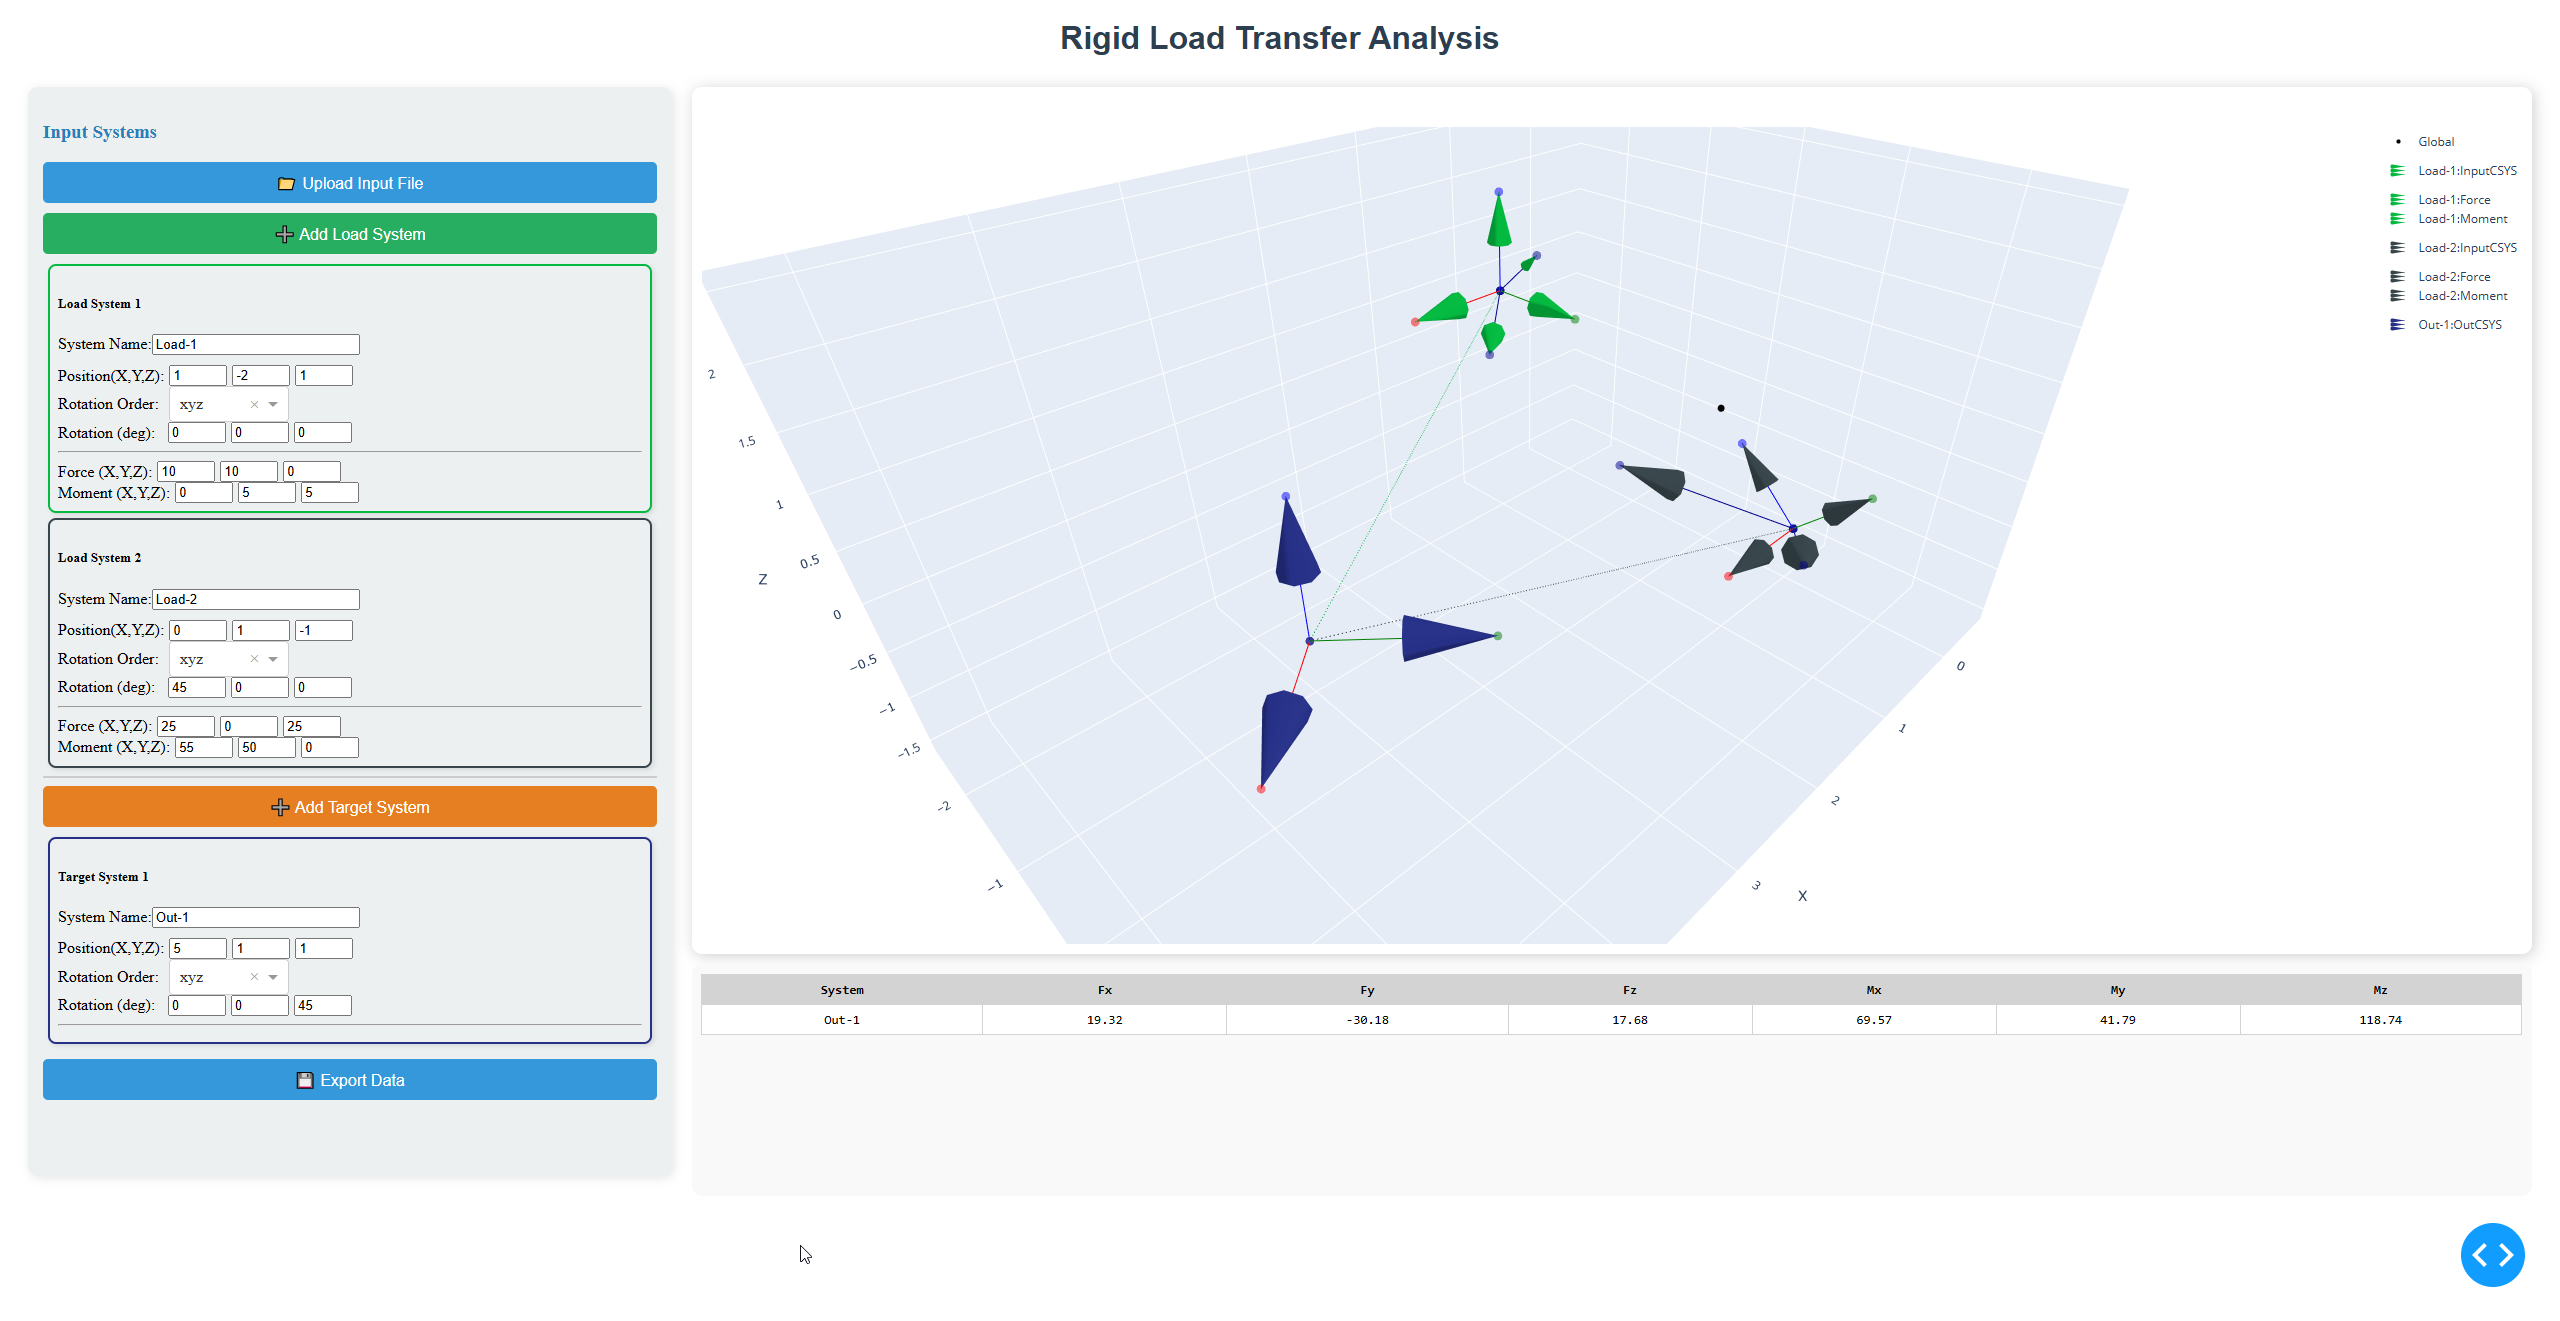

Source code (Python):
"""
@Author:    Pramod Kumar Yadav
@email:     pkyadav01234@gmail.com
@Date:      Feb, 2023
@status:    development
@PythonVersion: python3

"""
import dash
from dash import dcc, html, Input, Output, State, callback, dash_table, ALL
import plotly.graph_objects as go
import numpy as np
import json
import base64
import io
# import dash_daq as daq
import plot_3d as plot3d
import rigid_load_transfer as rlt

# ---------------------------------------- THEMES ----------------------------------------
PLOT_THEMES = {
    'default': {
        'bg_color': 'white',
        'grid_color': '#E5ECF6',
        'axis_color': 'black',
        'text_color': 'black'
    },
    'dark': {
        'bg_color': '#283442',
        'grid_color': '#3B4754',
        'axis_color': '#EBF0F8',
        'text_color': '#EBF0F8'
    },
    'minimal': {
        'bg_color': 'white',
        'grid_color': '#F5F5F5',
        'axis_color': '#666666',
        'text_color': '#666666'
    },
    'night': {
        'bg_color': '#1a1a1a',
        'grid_color': '#333333',
        'axis_color': '#999999',
        'text_color': '#cccccc'
    },
    'blueprint': {
        'bg_color': '#F0F8FF',
        'grid_color': '#B0C4DE',
        'axis_color': '#4682B4',
        'text_color': '#4682B4'
    }
}
# --------------------------------- Initialize Dash app ----------------------------------
# Initialize Dash app
app = dash.Dash(__name__, suppress_callback_exceptions=True)
server = app.server
# ---------------------------------------- layout ----------------------------------------
app.layout = html.Div([
    # html.Div([    
    html.H1("Rigid Load Transfer Analysis", style={
        'textAlign': 'center', 
        'color': '#2c3e50', 
        'fontFamily': 'Arial', 
        'marginBottom': '10px'
    }),
    
    dcc.Store(id='loads-store', data=[]),
    dcc.Store(id='targets-store', data=[]),
    dcc.Download(id="download-data"), 
    html.Div([
        html.Div([
            # html.H3("Input Systems", style={'color': '#2980b9'}),
            
            dcc.Upload(id='upload-data',
                children=html.Button('📁 Upload Input File', style={
                    'width': '100%', 
                    'backgroundColor': '#3498db', 
                    'color': 'white',
                    'border': 'none',
                    'padding': '10px',
                    'borderRadius': '5px',
                    'cursor': 'pointer',
                    'fontSize': '16px',
                    'marginBottom': '10px'
                }),multiple=False,),
                       
            html.Button('➕ Add Load System', id='add-load-btn', n_clicks=0, style={
                'width': '100%', 
                'backgroundColor': '#27ae60', 
                'color': 'white',
                'border': 'none',
                'padding': '10px',
                'borderRadius': '5px',
                'cursor': 'pointer',
                'fontSize': '16px'
            }),
            html.Div(id='load-inputs-container', style={'marginTop': '10px'}),
            html.Hr(style={'border': '1px solid #ccc'}),

            html.Button('➕ Add Target System', id='add-target-btn', n_clicks=0, style={
                'width': '100%', 
                'backgroundColor': '#e67e22', 
                'color': 'white',
                'border': 'none',
                'padding': '10px',
                'borderRadius': '5px',
                'cursor': 'pointer',
                'fontSize': '16px'
            }),
            html.Div(id='target-inputs-container', style={'marginTop': '10px'}),
            
            # Add the export button to your layout (in the input systems section)
            html.Button('💾 Export Data', id='export-btn', style={
                'width': '100%', 
                'backgroundColor': '#3498db', 
                'color': 'white',
                'border': 'none',
                'padding': '10px',
                'borderRadius': '5px',
                'cursor': 'pointer',
                'fontSize': '16px',
                'marginTop': '10px'
            }),
         #--------------------------- Simplified theme selector using Plotly templates --------------------------
            # html.Div([
            #     html.Label("Select Theme:", style={'marginRight': '10px'}),
            #     dcc.Dropdown(
            #         id='theme-selector',
            #         options=[
            #             {'label': 'Plotly', 'value': 'plotly'},
            #             {'label': 'Plotly White', 'value': 'plotly_white'},
            #             {'label': 'Plotly Dark', 'value': 'plotly_dark'},
            #             {'label': 'ggplot2', 'value': 'ggplot2'},
            #             {'label': 'Seaborn', 'value': 'seaborn'},
            #             {'label': 'Simple White', 'value': 'simple_white'},
            #             {'label': 'None', 'value': 'none'}
            #         ],
            #         value='plotly',
            #         style={'width': '200px', 'alignItems': 'left',}
            #     ),
            # ], style={'display': 'flex', 'alignItems': 'center', 'gap': '10px'})

        # -------------------- Add theme selector --------------------
            html.Div([
                html.Label("Plot Theme:", style={'marginRight': '10px'}),
                dcc.Dropdown(
                    id='theme-selector',
                    options=[
                        {'label': 'Default', 'value': 'default'},
                        {'label': 'Dark', 'value': 'dark'},
                        {'label': 'Minimal', 'value': 'minimal'},
                        {'label': 'Night', 'value': 'night'},
                        {'label': 'Blueprint', 'value': 'blueprint'}
                    ], value='default', style={'width': '200px'}
                )
            ], style={'display': 'flex','alignItems': 'center','justifyContent': 'flex-end','padding': '10px 20px'
            }),
        #---------------------------------------------------------------------------------------------------
        ], style={
            'width': '25%', 
            'padding': '15px',
            'borderRadius': '10px',
            'backgroundColor': '#ecf0f1',
            'boxShadow': '2px 2px 10px rgba(0,0,0,0.1)',
            'height': '80vh',
            # 'height': '100%',
            'overflowY': 'auto'
        }),

        html.Div([
            dcc.Graph(id='3d-plot', style={
                'height': '80%', 
                'borderRadius': '10px', 
                'boxShadow': '2px 2px 15px rgba(0,0,0,0.2)',
                'backgroundColor': 'white',
                'padding': '10px'
            }),
            html.Div(id='results-container', style={
                'height': '20%',
                'marginTop': '10px', 
                'padding': '10px', 
                'borderRadius': '10px',
                'backgroundColor': '#f9f9f9'
            }),
            html.Footer('© 2025 Pramod Kumar Yadav (@iAmPramodYadav)'),
        ], style={'width': '75%', 'height': '80vh',}),
    ], style={'display': 'flex', 'justifyContent': 'space-between', 'gap': '20px', 'padding': '20px'})
])
# ---------------------------------------- Callbacks ----------------------------------------
# Callbacks for adding systems
@app.callback(
    Output('loads-store', 'data'),
    Input('add-load-btn', 'n_clicks'),
    State('loads-store', 'data'),
    prevent_initial_call=True
)
def add_load_system(n_clicks, data):
    new_load = {
        'name': f'Load System {len(data) + 1}',  # Default name
        'force': [0.0, 0.0, 0.0],
        'moment': [0.0, 0.0, 0.0],
        'euler_angles': [0.0, 0.0, 0.0],
        'rotation_order': 'xyz',
        'translation': [0.0, 0.0, 0.0],
        'color': {'hex': f'#{np.random.randint(0, 0xFFFFFF):06x}'}
    }
    return data + [new_load]

@app.callback(
    Output('targets-store', 'data'),
    Input('add-target-btn', 'n_clicks'),
    State('targets-store', 'data'),
    prevent_initial_call=True
)
def add_target_system(n_clicks, data):
    new_target = {
        'name': f'Target System {len(data) + 1}',  # Default name
        'euler_angles': [0.0, 0.0, 0.0],
        'rotation_order': 'xyz',
        'translation': [0.0, 0.0, 0.0],
        'color': {'hex': f'#{np.random.randint(0, 0xFFFFFF):06x}'}
    }
    return data + [new_target]

# Input components callback
@app.callback(
    [Output('load-inputs-container', 'children'),
     Output('target-inputs-container', 'children')],
    [Input('loads-store', 'data'),
     Input('targets-store', 'data')]
)
def update_input_components(loads, targets):
    def create_controls(items, input_type):
        controls = []
        for i, item in enumerate(items):
            # Handle legacy color format
            if isinstance(item['color'], str):
                item['color'] = {'hex': item['color']}

            system_color = item['color']['hex']

            controls.append(
                    html.Div([
                    html.H5(f"{input_type.capitalize()} System {i+1}"),
                    html.Div([
                        html.Label("System Name:"),
                        dcc.Input(
                            value=item.get('name', f'{input_type.capitalize()} System {i+1}'),
                            type='text',
                            id={'type': 'name', 'index': i, 'input-type': input_type},
                            style={'width': '200px'})
                    ], style={'marginBottom': '10px'}),
                        
                    html.Div([
                        html.Label("Position(X,Y,Z):"),
                        dcc.Input(value=item['translation'][0], type='number',
                                 id={'type': 'tx', 'index': i, 'input-type': input_type},style={'width': '50px'}),
                        dcc.Input(value=item['translation'][1], type='number',
                                 id={'type': 'ty', 'index': i, 'input-type': input_type},style={'width': '50px'}),
                        dcc.Input(value=item['translation'][2], type='number',
                                 id={'type': 'tz', 'index': i, 'input-type': input_type},style={'width': '50px'}),
                    ], className='input-group',style={'display': 'flex', 'alignItems': 'center', 'gap': '5px'}),
                    # html.Hr(),
                    html.Div([
                        # Rotation order with inline label and dropdown
                        html.Div([
                            html.Label("Rotation Order:", style={'minWidth': '100px'}),
                            dcc.Dropdown(
                                options=['xyz', 'xzy', 'yxz', 'yzx', 'zxy', 'zyx'],
                                value=item['rotation_order'],
                                id={'type': 'rot-order', 'index': i, 'input-type': input_type},
                                style={'width': '120px'}
                            )
                        ], style={'display': 'flex', 'alignItems': 'center', 'gap': '10px'})
                    ], className='input-group', style={'flex': '1'}),
                        
                    html.Div([
                        # Rotation degrees with inline label and inputs
                        html.Div([
                            html.Label("Rotation (deg):", style={'minWidth': '100px'}),
                            html.Div([  # Container for inputs
                                dcc.Input(value=np.array(item['euler_angles'][0]), type='number',
                                         id={'type': 'rx', 'index': i, 'input-type': input_type},style={'width': '50px'}),
                                dcc.Input(value=np.array(item['euler_angles'][1]), type='number',
                                         id={'type': 'ry', 'index': i, 'input-type': input_type},style={'width': '50px'}),
                                dcc.Input(value=np.array(item['euler_angles'][2]), type='number',
                                         id={'type': 'rz', 'index': i, 'input-type': input_type},style={'width': '50px'}),
                            ], style={'display': 'flex', 'gap': '5px'})
                        ], style={'display': 'flex', 'alignItems': 'center', 'gap': '10px'})
                    ], className='input-group', style={'flex': '1'}),
                    html.Hr(),
                        
                    html.Div([
                        html.Label("Force (X,Y,Z):"),
                        dcc.Input(value=item.get('force', [0,0,0])[0], type='number',
                                 id={'type': 'fx', 'index': i, 'input-type': input_type}, style={'width': '50px'}),
                        dcc.Input(value=item.get('force', [0,0,0])[1], type='number',
                                 id={'type': 'fy', 'index': i, 'input-type': input_type}, style={'width': '50px'}),
                        dcc.Input(value=item.get('force', [0,0,0])[2], type='number',
                                 id={'type': 'fz', 'index': i, 'input-type': input_type}, style={'width': '50px'}),
                    ], className='input-group', style={'display': 'flex', 'alignItems': 'center', 'gap': '5px'}) if input_type == 'load' else html.Div(hidden=True),
                        
                    html.Div([
                        html.Label("Moment (X,Y,Z):"),
                        dcc.Input(value=item.get('moment', [0,0,0])[0], type='number',
                                 id={'type': 'mx', 'index': i, 'input-type': input_type},style={'width': '50px'}),
                        dcc.Input(value=item.get('moment', [0,0,0])[1], type='number',
                                 id={'type': 'my', 'index': i, 'input-type': input_type},style={'width': '50px'}),
                        dcc.Input(value=item.get('moment', [0,0,0])[2], type='number',
                                 id={'type': 'mz', 'index': i, 'input-type': input_type},style={'width': '50px'}),
                    ], className='input-group', style={'display': 'flex', 'alignItems': 'center', 'gap': '5px'}) if input_type == 'load' else html.Div(hidden=True)
                ], style={
                    'border': f'2px solid {system_color}',
                    'borderRadius': '8px',
                    'padding': '8px',
                    'margin': '5px',
                    'boxShadow': '2px 2px 5px rgba(0,0,0,0.1)'
                })
            )
        return controls

    return create_controls(loads, 'load'), create_controls(targets, 'target')
# Input updates callback

@app.callback(
    [Output('loads-store', 'data', allow_duplicate=True),
     Output('targets-store', 'data', allow_duplicate=True)],
    [Input({'type': 'name', 'index': ALL, 'input-type': ALL}, 'value'),
     Input({'type': 'tx', 'index': ALL, 'input-type': ALL}, 'value'),
     Input({'type': 'ty', 'index': ALL, 'input-type': ALL}, 'value'),
     Input({'type': 'tz', 'index': ALL, 'input-type': ALL}, 'value'),
     Input({'type': 'rx', 'index': ALL, 'input-type': ALL}, 'value'),
     Input({'type': 'ry', 'index': ALL, 'input-type': ALL}, 'value'),
     Input({'type': 'rz', 'index': ALL, 'input-type': ALL}, 'value'),
     Input({'type': 'fx', 'index': ALL, 'input-type': ALL}, 'value'),
     Input({'type': 'fy', 'index': ALL, 'input-type': ALL}, 'value'),
     Input({'type': 'fz', 'index': ALL, 'input-type': ALL}, 'value'),
     Input({'type': 'mx', 'index': ALL, 'input-type': ALL}, 'value'),
     Input({'type': 'my', 'index': ALL, 'input-type': ALL}, 'value'),
     Input({'type': 'mz', 'index': ALL, 'input-type': ALL}, 'value'),
     Input({'type': 'rot-order', 'index': ALL, 'input-type': ALL}, 'value')],
    [State('loads-store', 'data'),
     State('targets-store', 'data')],
    prevent_initial_call=True
)
def update_stores(name,tx, ty, tz, rx, ry, rz, 
                 fx, fy, fz, mx, my, mz, rot_orders,
                 loads, targets):
    ctx = dash.callback_context
    if not ctx.triggered:
        return loads, targets

    # Create dictionaries to store all input values by their type and index
    input_values = {'load': {}, 'target': {}}

    # Get the triggered input info
    triggered = [t['prop_id'] for t in ctx.triggered]
    
    # Process all inputs
    for trigger_idx, trigger in enumerate(triggered):
        # Parse the triggered component ID
        if '.' in trigger:  # Ensure it's a valid trigger
            component_id = trigger.split('.')[0]
            try:
                parsed_id = eval(component_id)
                input_type = parsed_id['input-type']
                index = parsed_id['index']
                value_type = parsed_id['type']
                
                # Initialize nested dictionaries if they don't exist
                if index not in input_values[input_type]:
                    input_values[input_type][index] = {}
                
                # Get the corresponding value from the triggered input
                value = ctx.triggered[trigger_idx]['value']
                # Handle null/empty values for numeric inputs
                if value_type in ['tx', 'ty', 'tz', 'rx', 'ry', 'rz', 'fx', 'fy', 'fz', 'mx', 'my', 'mz']:
                    value = 0.0 if value is None or value == '' else float(value)
                # input_values[input_type][index][value_type] = value
                input_values[input_type][index][value_type] = value
                
            except Exception as e:
                print(f"Error processing trigger {trigger}: {e}")
                continue

    # Update loads
    for i in range(len(loads)):
        if i in input_values.get('load', {}):
            vals = input_values['load'][i]
            
            if 'name' in vals:
                loads[i]['name'] = vals['name']            
            # Update translation
            if any(k in vals for k in ['tx', 'ty', 'tz']):
                loads[i]['translation'] = [
                    vals.get('tx', loads[i]['translation'][0]),
                    vals.get('ty', loads[i]['translation'][1]),
                    vals.get('tz', loads[i]['translation'][2])
                ]
            
            # Update rotation angles
            if any(k in vals for k in ['rx', 'ry', 'rz']):
                loads[i]['euler_angles'] = np.array([
                    vals.get('rx', loads[i]['euler_angles'][0]),
                    vals.get('ry', loads[i]['euler_angles'][1]),
                    vals.get('rz', loads[i]['euler_angles'][2])
                ]).tolist()
            
            # Update force
            if any(k in vals for k in ['fx', 'fy', 'fz']):
                loads[i]['force'] = [
                    vals.get('fx', loads[i]['force'][0]),
                    vals.get('fy', loads[i]['force'][1]),
                    vals.get('fz', loads[i]['force'][2])
                ]
            
            # Update moment
            if any(k in vals for k in ['mx', 'my', 'mz']):
                loads[i]['moment'] = [
                    vals.get('mx', loads[i]['moment'][0]),
                    vals.get('my', loads[i]['moment'][1]),
                    vals.get('mz', loads[i]['moment'][2])
                ]
            
            # Update rotation order
            if 'rot-order' in vals:
                loads[i]['rotation_order'] = vals['rot-order']

    # Update targets
    for i in range(len(targets)):
        if i in input_values.get('target', {}):
            vals = input_values['target'][i]
            if 'name' in vals:
                targets[i]['name'] = vals['name']       
            # Update translation
            if any(k in vals for k in ['tx', 'ty', 'tz']):
                targets[i]['translation'] = [
                    vals.get('tx', targets[i]['translation'][0]),
                    vals.get('ty', targets[i]['translation'][1]),
                    vals.get('tz', targets[i]['translation'][2])
                ]
            
            # Update rotation angles
            if any(k in vals for k in ['rx', 'ry', 'rz']):
                targets[i]['euler_angles'] = np.array([
                    vals.get('rx', targets[i]['euler_angles'][0]),
                    vals.get('ry', targets[i]['euler_angles'][1]),
                    vals.get('rz', targets[i]['euler_angles'][2])
                ]).tolist()
            
            # Update rotation order
            if 'rot-order' in vals:
                targets[i]['rotation_order'] = vals['rot-order']

    return loads, targets
# Visualization callback
@app.callback(
    [Output('3d-plot', 'figure'),
     Output('results-container', 'children')],
    [Input('loads-store', 'data'),
     Input('targets-store', 'data'),
     Input('theme-selector', 'value')]
)
def update_visualization(loads, 
                         targets, 
                         # template,
                         theme):
    fig = go.Figure()
    results = []
    theme_colors = PLOT_THEMES[theme]
    # Add global system
    fig.add_trace(go.Scatter3d(x=[0], y=[0], z=[0], mode='markers',
                              marker=dict(size=4, color='black'), name='Global'))

    # Process loads
    for i, load in enumerate(loads):
        try:
            load_name = load.get('name', f'Load System {i+1}')
            if isinstance(load['color'], str):  # Handle legacy format
                load['color'] = {'hex': load['color']}

            R, pos = rlt.create_rotation_matrix(
                np.radians(load['euler_angles']),
                # np.array(load['euler_angles']),
                load['rotation_order'],
                load['translation']
            )
            color = load['color']['hex']

            # Add coordinate system
            fig_load = plot3d.plot_triad(np.radians(load['euler_angles']), 
                                         load['rotation_order'],
                                         load['translation'], 
                                         tip_size = 0.5, len_triad = 1,colors_arr = color,
                                         triad_name = f"{load_name}:InputCSYS", legendgroup= f'group{i}')
            fig = go.Figure(data = fig.data + fig_load.data)
            # fig.add_traces(create_triad(pos, R, color))

            # Add vectors
            if 'force' in load:
                fig_force = plot3d.create_vector(pos, R @ load['force'], color, f'Force:{load['force']}', legendgroup= f'force_group{i}',triad_name = f"{load_name}:Force")
                fig = go.Figure(data = fig.data + fig_force.data)
            if 'moment' in load:
                # fig.add_trace(create_vector(pos, R @ load['moment'], color, f'Load {i+1} Moment'))
                fig_mom  = plot3d.create_vector(pos, R @ load['moment'], color, f'Moment:{load['moment']}', legendgroup= f'force_group{i}',triad_name = f"{load_name}:Moment")
                fig = go.Figure(data = fig.data + fig_mom.data)
                
            # Add connection lines to all targets
            for j, target in enumerate(targets):
                # Create a slightly lighter version of the load color for the connection line
                line_color = color  # You can also create a lighter shade if desired  
                # Add connection line
                fig.add_trace(plot3d.create_connection_line(load['translation'],target['translation'],line_color))
        except Exception as e:
            print(f"Error processing load {i}: {e}")

    # Process targets
    for i, target in enumerate(targets):
        try:
            target_name = target.get('name', f'Target {i+1}')
            if isinstance(target['color'], str):  # Handle legacy format
                target['color'] = {'hex': target['color']}
            # target_name = load.get('name', f'Load System {i+1}')
            R_target, pos_target = rlt.create_rotation_matrix(
                np.radians(target['euler_angles']),
                # np.array(target['euler_angles']),
                target['rotation_order'],
                target['translation']
            )
            color = target['color']['hex']

            # Add coordinate system
            fig_load = plot3d.plot_triad(np.radians(target['euler_angles']), 
                                         target['rotation_order'],
                                         target['translation'], 
                                         tip_size = 0.5, len_triad = 1,colors_arr = color,
                                         triad_name = f"{target_name}:OutCSYS", legendgroup= f'Out_group{i}')
            fig = go.Figure(data = fig.data + fig_load.data)
            
            # fig.add_traces(create_triad(pos_target, R_target, color))

            # Calculate results
            total_F, total_M = np.zeros(3), np.zeros(3)
            for load in loads:
                R_load, pos_load = rlt.create_rotation_matrix(
                    np.radians(load['euler_angles']),
                    # np.array(load['euler_angles']),
                    load['rotation_order'],
                    load['translation']
                )
                F, M = rlt.rigid_load_transfer(
                    np.array(load['force']),
                    np.array(load['moment']),
                    R_load, pos_load,
                    R_target, pos_target
                )
                total_F += F
                total_M += M

            results.append({
                # 'System': f'Target {i+1}',
                'System': target.get('name', f'Target {i+1}'),
                'Fx': f"{total_F[0]:.2f}", 'Fy': f"{total_F[1]:.2f}", 'Fz': f"{total_F[2]:.2f}",
                'Mx': f"{total_M[0]:.2f}", 'My': f"{total_M[1]:.2f}", 'Mz': f"{total_M[2]:.2f}"
            })

        except Exception as e:
            print(f"Error processing target {i}: {e}")

    # Configure plot
    # Update layout with theme
    fig.update_layout(
        paper_bgcolor=theme_colors['bg_color'],
        plot_bgcolor=theme_colors['bg_color'],
        scene=dict(
            xaxis=dict(
                title='X',
                backgroundcolor=theme_colors['bg_color'],
                gridcolor=theme_colors['grid_color'],
                showbackground=True,
                zerolinecolor=theme_colors['grid_color'],
                color=theme_colors['text_color']
            ),
            yaxis=dict(
                title='Y',
                backgroundcolor=theme_colors['bg_color'],
                gridcolor=theme_colors['grid_color'],
                showbackground=True,
                zerolinecolor=theme_colors['grid_color'],
                color=theme_colors['text_color']
            ),
            zaxis=dict(
                title='Z',
                backgroundcolor=theme_colors['bg_color'],
                gridcolor=theme_colors['grid_color'],
                showbackground=True,
                zerolinecolor=theme_colors['grid_color'],
                color=theme_colors['text_color']
            ),
            aspectmode='cube',
            camera=dict(up=dict(x=0, y=0, z=1))
        ),
        margin=dict(l=0, r=0, b=0, t=30),
        showlegend=True,
        scene_aspectmode='data',
        font=dict(color=theme_colors['text_color'])
    )
    dark_templates = ['dark','night']
    is_dark = theme in dark_templates 
    # # ----------------------------------------------------------
    # # Update layout with Plotly template
    # fig.update_layout(
    #     template=template,  # Use the selected Plotly template
    #     scene=dict(
    #         xaxis=dict(title='X'),
    #         yaxis=dict(title='Y'),
    #         zaxis=dict(title='Z'),
    #         aspectmode='cube',
    #         camera=dict(up=dict(x=0, y=0, z=1))
    #     ),
    #     margin=dict(l=0, r=0, b=0, t=30),
    #     showlegend=True,
    #     scene_aspectmode='data'
    # )

    # Create results table with styling based on template
    # dark_templates = ['plotly_dark']
    # is_dark = template in dark_templates
    # # ----------------------------------------------------------
    table = dash_table.DataTable(
        columns=[{'name': col, 'id': col} for col in ['System', 'Fx', 'Fy', 'Fz', 'Mx', 'My', 'Mz']],
        data=results,
        style_cell={
            'textAlign': 'center',
            'padding': '5px',
            'backgroundColor': '#283442' if is_dark else 'white',
            'color': 'white' if is_dark else 'black'
        },
        style_header={
            'backgroundColor': '#3B4754' if is_dark else 'lightgrey',
            'fontWeight': 'bold',
            'color': 'white' if is_dark else 'black'
        },
        style_data_conditional=[{
            'if': {'row_index': 'odd'},
            'backgroundColor': '#3B4754' if is_dark else 'rgb(248, 248, 248)'
        }]
    )

    return fig, table

@app.callback(
    Output('download-data', 'data'),
    Input('export-btn', 'n_clicks'),
    [State('loads-store', 'data'),
     State('targets-store', 'data'),
     State('results-container', 'children')],
    prevent_initial_call=True
)
def export_data(n_clicks, loads, targets, results):
    if n_clicks is None:
        return dash.no_update
    
    # Create formatted text content
    content = "=== Rigid Load Transfer Analysis Report ===\n\n"
    
    # Add loads information
    content += "=== Input Load Systems ===\n"
    for i, load in enumerate(loads):
        content += f"{load.get('name', f'Load System {i+1}')}:\n"
        # content += f"Load System {i+1}:\n"
        content += f"  Position (X,Y,Z): {load['translation']}\n"
        content += f"  Rotation Order: {load['rotation_order']}\n"
        content += f"  Euler Angles (deg): {load['euler_angles']}\n"
        content += f"  Force (X,Y,Z): {load['force']}\n"
        content += f"  Moment (X,Y,Z): {load['moment']}\n"
        content += f"  Color: {load['color']['hex']}\n\n"
    
    # Add targets information
    content += "\n=== Target Systems ===\n"
    for i, target in enumerate(targets):
        content += f"{target.get('name', f'Target {i+1}')}:\n"
        # content += f"Target System {i+1}:\n"
        content += f"  Position (X,Y,Z): {target['translation']}\n"
        content += f"  Rotation Order: {target['rotation_order']}\n"
        content += f"  Euler Angles (deg): {target['euler_angles']}\n"
        content += f"  Color: {target['color']['hex']}\n\n"
    
    # Add results
    content += "\n=== Calculation Results ===\n"
    if results and 'props' in results and 'data' in results['props']:
        for row in results['props']['data']:
            content += f"{row['System']}:\n"
            content += f"  Force: X={row['Fx']}, Y={row['Fy']}, Z={row['Fz']}\n"
            content += f"  Moment: X={row['Mx']}, Y={row['My']}, Z={row['Mz']}\n\n"
    
    content += "\n=== End of Report ==="
    
    # Create timestamp for filename
    from datetime import datetime
    timestamp = datetime.now().strftime("%Y%m%d_%H%M%S")
    filename = f"RLT_Report_{timestamp}.txt"
    
    return dict(content=content, filename=filename)


@app.callback(
    [Output('loads-store', 'data',allow_duplicate=True),
     Output('targets-store', 'data',allow_duplicate=True)],
    [Input('upload-data', 'contents')],
    [State('upload-data', 'filename')],
    prevent_initial_call=True
)
def update_stores_from_file(contents, filename):
    if contents is None:
        return dash.no_update, dash.no_update

    content_type, content_string = contents.split(',')
    decoded = base64.b64decode(content_string)
    
    try:
        if filename.endswith('.json'):
            data = json.loads(decoded.decode('utf-8'))
            
            # Convert angles from degrees to radians
            for load in data.get('loads', []):
                if 'euler_angles' in load:
                    load['euler_angles'] = np.array(load['euler_angles']).tolist()
            
            for target in data.get('targets', []):
                if 'euler_angles' in target:
                    target['euler_angles'] = np.array(target['euler_angles']).tolist()
            
            return data.get('loads', []), data.get('targets', [])
            
        else:
            raise ValueError("Unsupported file format")
    except Exception as e:
        print(f"Error parsing file: {e}")
        return dash.no_update, dash.no_update   
if __name__ == '__main__':
    app.run_server(debug=True, use_reloader=False)
